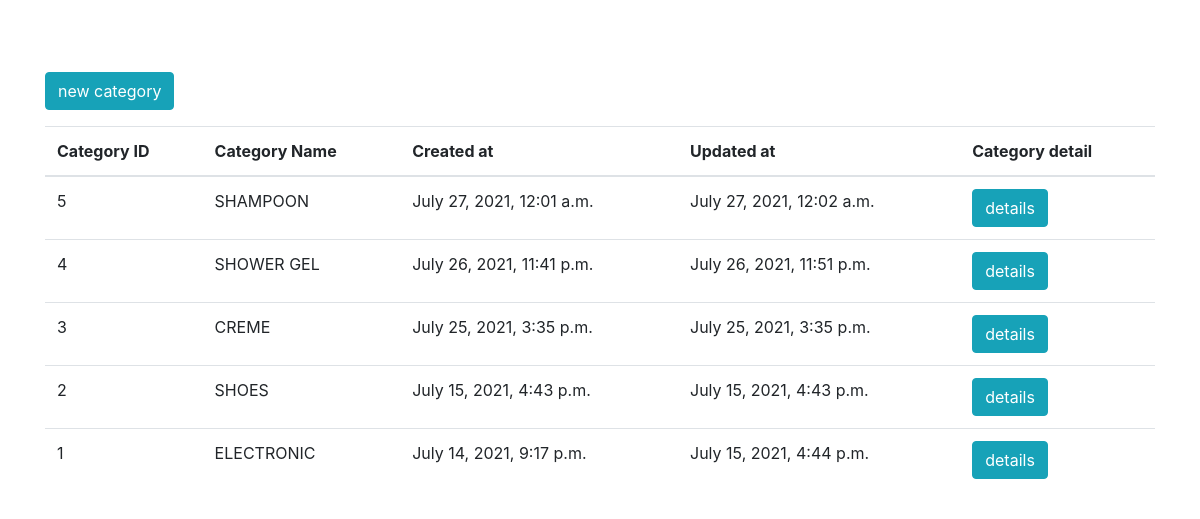
/account/category/, run on the app's committed database.
### catalog/models.py (models this page shows, shortened)
class Category(models.Model):
    name = models.CharField(max_length=50)
    slug = models.SlugField(max_length=255, unique=True,
                            help_text="Unique value for product page URL, created from name")
    description = models.TextField()
    is_active = models.BooleanField(default=True)
    meta_keywords = models.CharField("Meta keywords", max_length=255,
                                     help_text="comma-delimited set of SEO keywords for meta tag")
    meta_description = models.CharField("Meta Description", max_length=255,
                                        help_text='Content for description meta tag')
    created_at = models.DateTimeField(auto_now_add=True)
    updated_at = models.DateTimeField(auto_now=True)
    objects = models.Manager()
    active = ActiveCategoryManager()
    class Meta:
        db_table = 'categories'
        ordering = ['-created_at']
        verbose_name_plural = 'Categories'

### account/views.py (the view)
# urls.py: path('category/', account_view.show_category, name='category_view'),
def show_category(request):
    page_title = "category"
    categories = Category.active.all()
    return render(request, 'manager/categories/inventory.html', locals())

### cart/cart.py (called while the page is built)
def _cart_id(request):
    if request.session.get(CART_ID_SESSION_KEY, '') == '':
        request.session[CART_ID_SESSION_KEY] = _generate_cart_id()
    return request.session[CART_ID_SESSION_KEY]

def _generate_cart_id():
    cart_id = ''
    characters = 'ABCEDFGHIJKLMNOPKRSTUVWYZabcdefghijklmnopqrstuvwyz' \
                 '1234567890!@#$%^&*()'
    card_id_length = 50
    for y in range(card_id_length):
        cart_id += characters[random.randint(0, len(characters)-1)]
    return cart_id

def get_cart_items(request):
    return CartItem.objects.filter(cart_id=_cart_id(request))

### utils/context_processors.py (called while the page is built)
def shop(request):
    return{
        'site_name': settings.SITE_NAME,
        'cart_items': cart.get_cart_items(request),
        'meta_keywords': settings.META_KEYWORDS,
        'meta_description': settings.META_DESCRIPTION,
        'request': request
    }

### templates/manager/categories/inventory.html (shortened to what this page needs)
{% extends 'manager/manager_base.html' %}
{% block content_wrapper %}
<div class="container">
    <br/><br/>
    <a href="{% url 'add_category' %}" class="btn btn-info">new category</a><br/>
   <table class="table mt-3">
       <thead>
          <tr>
              <th scope="col">Category ID</th>
              <th scope="col">Category Name</th>
              <th>Created at</th>
              <th>Updated at</th>
              <th>Category detail</th>
          </tr>
       </thead>
       {% for item in categories %}
         <tr>
             <td>{{ item.id }}</td>
             <td>{{ item.name }}</td>
             <td>{{ item.created_at }}</td>
             <td >{{ item.updated_at }}</td>
             <td><a class="btn btn-info" href="#">details</a></td>
         </tr>
       {% endfor %}
   </table>
</div>
{% endblock %}>

### data on the page
Category: id "5", name "SHAMPOON", created_at "July 27, 2021, 12:01 a.m.", updated_at "July 27, 2021, 12:02 a.m."
Category: id "4", name "SHOWER GEL", created_at "July 26, 2021, 11:41 p.m.", updated_at "July 26, 2021, 11:51 p.m."
Category: id "3", name "CREME", created_at "July 25, 2021, 3:35 p.m.", updated_at "July 25, 2021, 3:35 p.m."
Category: id "2", name "SHOES", created_at "July 15, 2021, 4:43 p.m.", updated_at "July 15, 2021, 4:43 p.m."
Category: id "1", name "ELECTRONIC", created_at "July 14, 2021, 9:17 p.m.", updated_at "July 15, 2021, 4:44 p.m."
